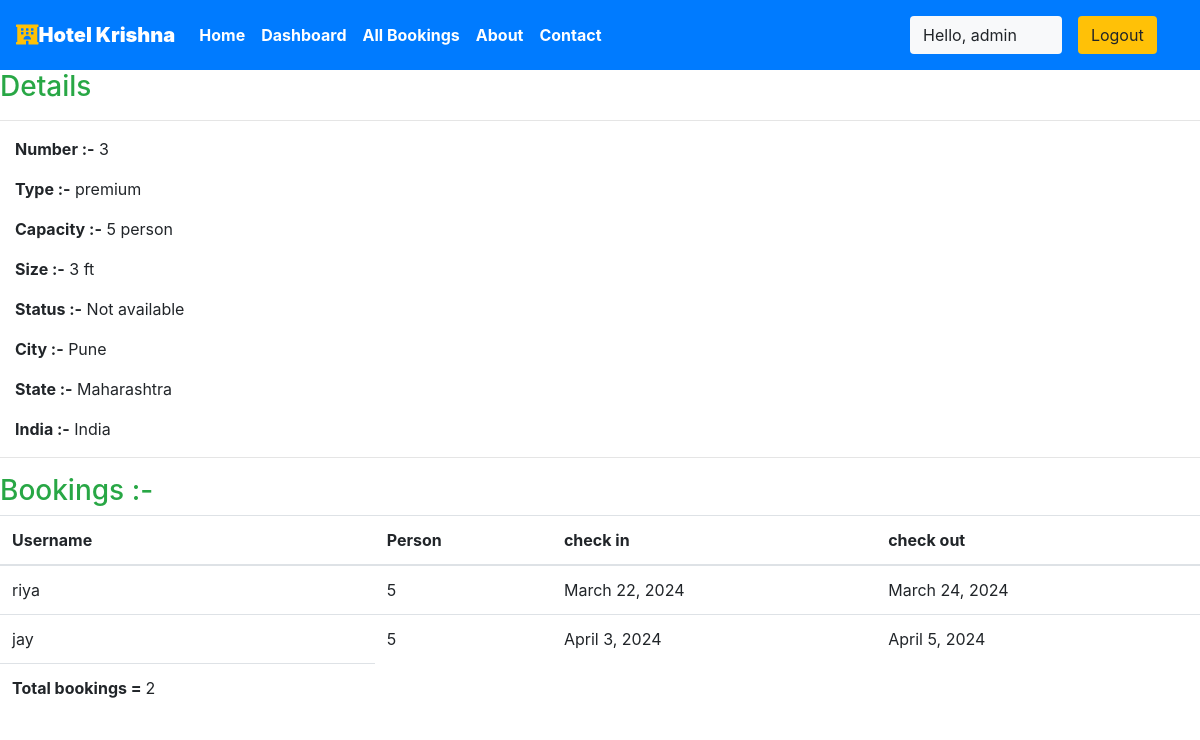
The page /staff/panel/view-room?roomid=14 (signed in) on the database its author committed.
### myapp/models.py (models this page shows, shortened)
class Rooms(models.Model):
    ROOM_STATUS = (
    ("1", "available"),
    ("2", "not available"),
    )
    ROOM_TYPE = (
    ("1", "premium"),
    ("2", "deluxe"),
    ("3","basic"),
    )
    room_type = models.CharField(max_length=50,choices = ROOM_TYPE)
    capacity = models.IntegerField()
    price = models.IntegerField()
    size = models.IntegerField()
    hotel = models.ForeignKey(Hotels, on_delete = models.CASCADE)
    status = models.CharField(choices =ROOM_STATUS,max_length = 15)
    roomnumber = models.IntegerField()

class Hotels(models.Model):
    name = models.CharField(max_length=30,default="krishna")
    owner = models.CharField(max_length=20)
    location = models.CharField(max_length=50)
    state = models.CharField(max_length=50,default="maharashtra")
    country = models.CharField(max_length=50,default="india")

class Reservation(models.Model):
    check_in = models.DateField(auto_now =False)
    check_out = models.DateField()
    room = models.ForeignKey(Rooms, on_delete = models.CASCADE)
    guest = models.ForeignKey(User, on_delete= models.CASCADE)
    booking_id = models.CharField(max_length=100,default="null")

### myapp/views.py (the view)
# urls.py: path('staff/panel/view-room', views.view_room),
@login_required(login_url='/staff')
def view_room(request):
    room_id = request.GET['roomid']
    room = Rooms.objects.all().get(id=room_id)
    reservation = Reservation.objects.all().filter(room=room)
    return HttpResponse(render(request,'staff/viewroom.html',{'room':room,'reservations':reservation}))

### templates/staff/viewroom.html
 {% extends 'basic.html' %} {% block title %}View Room {% endblock title %} {% block body %}
<h3 class="text-success"> Details</h3>
<hr>
<div class="container mx-0 ">
    <p><b>Number :-</b> {{room.roomnumber}}</p>
    <p><b>Type :-</b> {{room.get_room_type_display}}</p>
    <p><b>Capacity :-</b> {{room.capacity}} person</p>
    <p><b>Size :-</b> {{room.size}} ft</p>
    <p><b>Status :-</b> {{room.get_status_display| capfirst}} </p>
    <p><b>City :-</b> {{room.hotel.location| capfirst}} </p>
    <p><b>State :-</b> {{room.hotel.state| capfirst}} </p>
    <p><b>India :-</b> {{room.hotel.country| capfirst}} </p>
</div>
<hr> {% if reservations %}
<h3 class="text-success">Bookings :-</h3>
<table class="table">
    <thead>
        <th>Username</th>
        <th>Person</th>
        <th>check in</th>
        <th>check out</th>
    </thead>
    {% for each_detail in reservations %}
    <tr>
        <td>{{each_detail.guest.username}}</td>
        <td>{{each_detail.room.capacity}}</td>
        <td>{{each_detail.check_in}}</td>
        <td>{{each_detail.check_out}}</td>
    </tr>
    {% endfor %}
    <tr>
        <td><b>Total bookings = </b>{{reservations | length}}</td>
    </tr>
</table>
{% else %}
<p>No details found</p>
{% endif %} {% endblock body %}

### templates/basic.html (shortened to what this page needs)
{% load static %}
<!DOCTYPE html>
<!DOCTYPE html>
<html lang="en">
<head>
    <link rel="stylesheet" href="https://use.fontawesome.com/releases/v5.7.0/css/all.css">
    <link rel="stylesheet" href="{% static 'bootstrap\bootstrap.css' %}">
    <link rel="stylesheet" href="https://maxcdn.bootstrapcdn.com/bootstrap/4.5.0/css/bootstrap.min.css" >
</head>
<body style="dbackground-image: url('https://source.unsplash.com/random');height: 100%;">
    <div class="container-fluid px-0">
        <nav class="navbar navbar-expand-lg navbar-dark bg-primary font-weight-bold">
            <a class="navbar-brand text-bold bg-black " href="/"><i class="fas fa-hotel text-warning"></i><b>Hotel Krishna</b></a>
            <div class="collapse navbar-collapse " id="navbarSupportedContent">
                <ul class="navbar-nav mr-auto ">
                    <li class="nav-item active">
                        <a class="nav-link text-bold " href="/home"> Home</a>
                    </li>
                    {% if user.is_staff %}
                    <li class="nav-item active">
                        <a class="nav-link text-bold" href="/staff/panel">Dashboard </a>
                    </li>
                    {% elif user.is_staff == False and user.is_authenticated %}
                    <li class="nav-item active">
                            <a class="nav-link text-bold" href="/user/bookings">My Bookings </a>
                        </li>
                    {% endif %}
                    {% if user.is_staff %}
                    <li class="nav-item active">
                            <a class="nav-link text-bold" href="/staff/allbookings">All Bookings </a>
                        </li>
                    {% endif %}
                    <li class="nav-item active">
                        <a class="nav-link text-bold" href="/about">About</a>
                    </li>
                    <li class="nav-item active">
                        <a class="nav-link text-bold" href="/contact">Contact </a>
                    </li>
                </ul>
                {% if user.is_authenticated %}
                      <button class="btn btn-group bg-light" data-toggle="modal" data-target="#forlogin">
                       Hello, {{request.user}}
                       <a href="/logout" class="nav-link">
                    <button class="btn btn-group bg-warning" data-toggle="modal" data-target="#forlogin">
                        Logout
                    </button></a>&nbsp; &nbsp;
                    </button>
                {% endif %}
            </div>
        </nav>
    </div>
    {% block body %}
    {% endblock body %}
</body>
</html>

### templates/basic.html (style rules this page uses)
a { text-decoration: none; }

### rows shown on the page
Rooms: roomnumber "3", room_type "premium", capacity "5", size "3", status "Not available", hotel.location "Pune", hotel.state "Maharashtra", hotel.country "India"
Reservation: guest.username "riya", room.capacity "5", check_in "March 22, 2024", check_out "March 24, 2024"
Reservation: guest.username "jay", room.capacity "5", check_in "April 3, 2024", check_out "April 5, 2024"

### other values the page prints
{{ request.user }} "admin"
{{ reservations | length }} "2"
